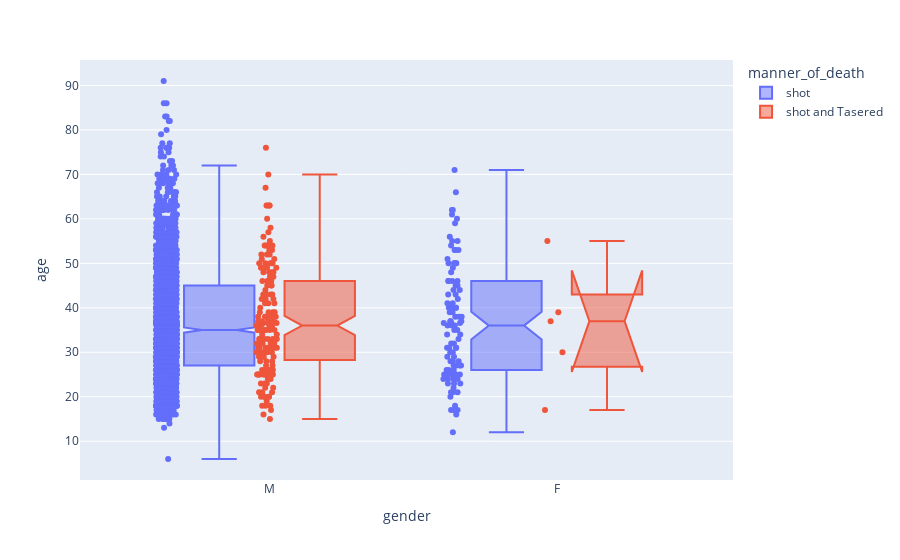

Here is the notebook cell this chart was saved with:
### Code cell
fig = px.box(df_fatalities, x="gender", y="age", points="all", color='manner_of_death', notched=True,)
fig.show()

### Figure 1 — Plotly figure (JSON) as saved in the notebook; plotly's stock layout.template omitted (floating-point values rounded to 4 significant figures; data arrays with more than 128 entries replaced by an {"elided": "..."} marker saying what was removed)
{"data": [{"alignmentgroup": "True", "boxpoints": "all", "hovertemplate": "manner_of_death=shot<br>gender=%{x}<br>age=%{y}<extra></extra>", "legendgroup": "shot", "marker": {"color": "#636efa"}, "name": "shot", "notched": true, "offsetgroup": "shot", "orientation": "v", "showlegend": true, "type": "box", "x": {"elided": "2363 str values"}, "x0": " ", "xaxis": "x", "y": {"elided": "2363 float values"}, "y0": " ", "yaxis": "y"}, {"alignmentgroup": "True", "boxpoints": "all", "hovertemplate": "manner_of_death=shot and Tasered<br>gender=%{x}<br>age=%{y}<extra></extra>", "legendgroup": "shot and Tasered", "marker": {"color": "#EF553B"}, "name": "shot and Tasered", "notched": true, "offsetgroup": "shot and Tasered", "orientation": "v", "showlegend": true, "type": "box", "x": {"elided": "172 str values"}, "x0": " ", "xaxis": "x", "y": {"elided": "172 float values"}, "y0": " ", "yaxis": "y"}], "layout": {"boxmode": "group", "legend": {"title": {"text": "manner_of_death"}, "tracegroupgap": 0}, "margin": {"t": 60}, "xaxis": {"anchor": "y", "domain": [0, 1], "title": {"text": "gender"}}, "yaxis": {"anchor": "x", "domain": [0, 1], "title": {"text": "age"}}}}
